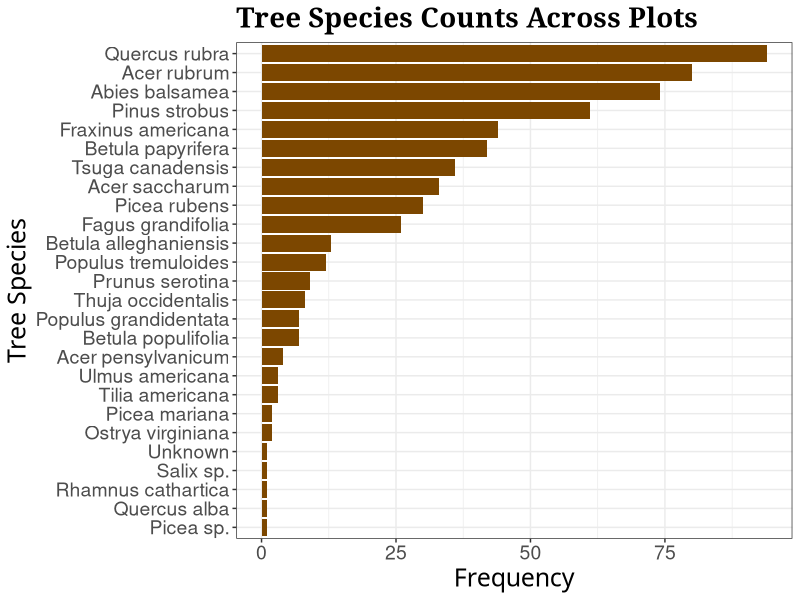
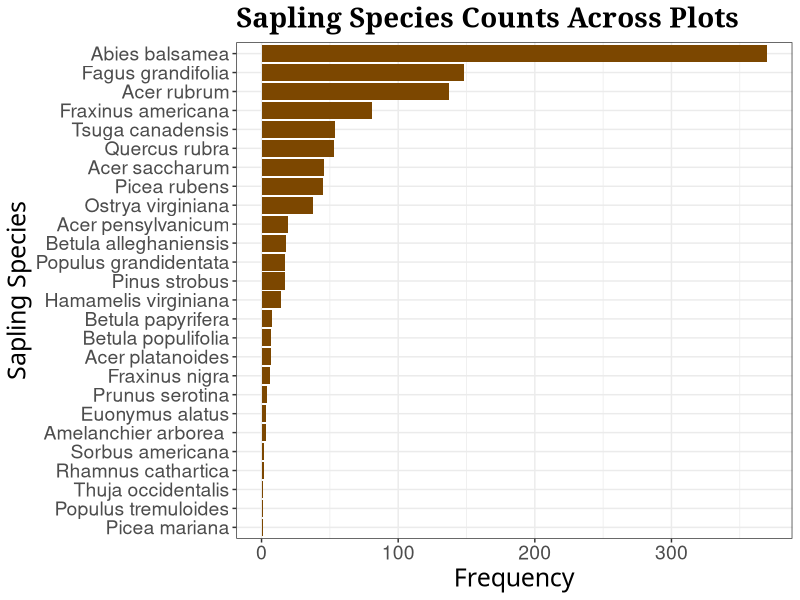
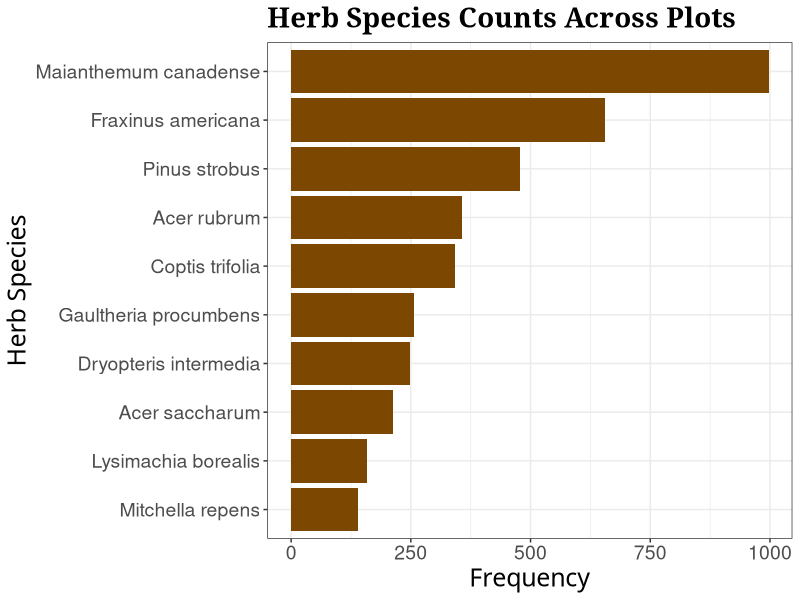
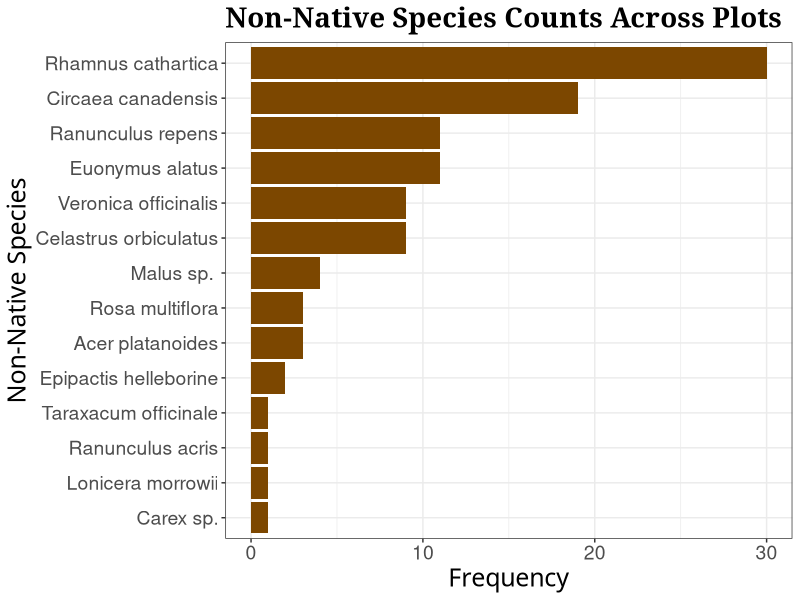

Write the R code that produced these figures, in order.
library(tidyverse)
library(ggplot2)
library(dplyr)
library(gridExtra)



#dev.off()

#reading in the data

soil_chem_df <- read.csv("Site_Data - Soil Chemistry Data.csv") #soil data
site_data_df <- read.csv("Site_Data - Master Data (2).csv") #Master data
trees_df <- read.csv("Site_Data - Tree Composition Data.csv") #Tree data
saplings_df <- read.csv("Site_Data - Sapling Composition Data.csv") #Sapling data
quadrat_df <- read.csv("Site_Data - Quadrat Composition Data.csv") #Quadrat data
species_codes <- read.csv("Site_Data - codes.csv") #species codes and full latin and common names


### cleaning the dataframes

# removing unnecessary rows
soil_chem_df <- soil_chem_df[-(57:68),] 
site_data_df <- site_data_df[-(57:64),] 
species_codes <- species_codes[-(109:112),] 

# adding columns with full latin names

# for all columns
site_data_df_full_names <- site_data_df %>% #site data
  mutate(across(everything(), ~ case_when(as.character(.) %in% species_codes$Code ~ species_codes$Latin_Name[match(as.character(.), species_codes$Code)],
                                          TRUE ~ as.character(.)))) #!(. %in% species_codes$Code)

trees_df_full_names <- trees_df %>% #tree species data
  mutate(across(everything(), ~ case_when(as.character(.) %in% species_codes$Code ~ species_codes$Latin_Name[match(as.character(.), species_codes$Code)],
                                          TRUE ~ as.character(.)))) #!(. %in% species_codes$Code)

saplings_df_full_names <- saplings_df %>% #seedling species data
  mutate(across(everything(), ~ case_when(as.character(.) %in% species_codes$Code ~ species_codes$Latin_Name[match(as.character(.), species_codes$Code)],
                                          TRUE ~ as.character(.)))) #!(. %in% species_codes$Code)

quadrat_df_full_names <- quadrat_df %>% #quadrat species data
  mutate(across(everything(), ~ case_when(as.character(.) %in% species_codes$Code ~ species_codes$Latin_Name[match(as.character(.), species_codes$Code)],
                                          TRUE ~ as.character(.)))) #!(. %in% species_codes$Code)

#making a theme
interactive_theme <- theme_bw() +# White background, black and white theme
  theme(plot.title = element_text(family = "Georgia", face = "bold", size = 20),
        axis.title = element_text(family = "DIN Alternate", size = 18),
        axis.text = element_text(size = 14),
        legend.title = element_text(family = "DIN Alternate", face = "bold", size = 14),
        legend.text = element_text(family = "DIN Alternate", size = 14),
        legend.box.margin = margin(6, 6, 6, 6))

#recoding variables
site_data_df_full_names <- site_data_df_full_names %>% #turning the columns numeric
  mutate(Elevation..m. = as.numeric(Elevation..m.)) %>%
  mutate(Slope = as.numeric(Slope)) %>%
  mutate(Aspect = as.numeric(Aspect)) %>%
  mutate(Temp = as.numeric(Temp)) %>%
  mutate(Temp.C = ((Temp - 32) * 5/9)) %>%
  mutate(Rain.in.last.24..in.hr. = as.numeric(Rain.in.last.24..in.hr.)) %>%
  mutate(Rain.in.last.24..cm.hr. = (Rain.in.last.24..in.hr. * 2.54)) %>%
  mutate(Crown.Density = as.numeric(Crown.Density)) %>%
  mutate(Overstory...cover = as.numeric(Overstory...cover)) %>%
  mutate(Understory...Cover = as.numeric(Understory...Cover)) %>%
  mutate(Herbaceous.Layer...Cover = as.numeric(Herbaceous.Layer...Cover)) %>%
  mutate(Dom.Moss...Cover = as.numeric(Dom.Moss...Cover)) %>%
  mutate(litter.cover..1 = as.numeric(litter.cover..1)) %>%
  mutate(litter.cover..2 = as.numeric(litter.cover..2)) %>%
  mutate(litter.cover..3 = as.numeric(litter.cover..3)) %>%
  mutate(litter.cover..4 = as.numeric(litter.cover..4)) 

#recoding the soil variables
soil_chem_df <- soil_chem_df %>% #turning the columns numeric
  mutate(soil_pH = as.numeric(soil_pH)) %>%
  mutate(buffer_pH = as.numeric(buffer_pH)) %>%
  mutate(NO3.N..mg.kg. = as.numeric(NO3.N..mg.kg.)) %>%
  mutate(P..mg.kg. = P..lb.A./2) %>% #adding the mg.kg instead of lb/A
  mutate(K..mg.kg.. = K..lb.A./2) %>%
  mutate(Mg..mg.kg.. = Mg..lb.A/2) %>%
  mutate(Ca..mg.kg.. = Ca..lb.A/2)

#recoding the tree variables
trees_df_full_names <- trees_df_full_names %>% #turning the columns numeric
  mutate(DBH = as.numeric(DBH)) 

#recoding the understory variables
saplings_df_full_names <- saplings_df_full_names %>% #turning the columns numeric
  mutate(DBH = as.numeric(DBH)) 

#recoding the understory variables
quadrat_df_full_names <- quadrat_df_full_names %>% #turning the columns numeric
  mutate(Count = as.numeric(Count)) 


#trees
tree_counts <- summarize(group_by(trees_df_full_names, Species), count = n(), prop = count/nrow(trees_df_full_names))

ggplot(data = tree_counts, aes(x = reorder(Species, +count), y = count)) +
  geom_col(fill = "#7C4700") +
  labs(x = "Tree Species",
       y = "Frequency",
       title = "Tree Species Counts Across Plots") +
  interactive_theme +
  coord_flip()
  #theme(axis.text.x = element_text(angle = 45, hjust = 1))

#understory plants
sapling_counts <- summarize(group_by(saplings_df_full_names, Species), count = n(), prop = count/nrow(saplings_df_full_names))

ggplot(data = sapling_counts, aes(x = reorder(Species, +count), y = count)) +
  geom_col(fill = "#7C4700") +
  labs(x = "Sapling Species",
       y = "Frequency",
       title = "Sapling Species Counts Across Plots") +
  interactive_theme +
  coord_flip()
#theme(axis.text.x = element_text(angle = 45, hjust = 1))

##herbaceous plants
herb_counts <- summarize(group_by(quadrat_df_full_names, Species), count = sum(Count), prop = count/nrow(quadrat_df_full_names))
herb_counts <- top_n(herb_counts, 10, count) #reording to get top 10
ggplot(data = herb_counts, aes(x = reorder(Species, +count), y = count)) +
  geom_col(fill = "#7C4700") +
  labs(x = "Herb Species",
       y = "Frequency",
       title = "Herb Species Counts Across Plots") +
  interactive_theme +
  coord_flip()
#theme(axis.text.x = element_text(angle = 45, hjust = 1))

##invasive plants

quadrat_df_full_names_invasives <- filter(quadrat_df_full_names, Invasive. == "Y")

invasives_count <- summarize(group_by(quadrat_df_full_names_invasives, Species), count = sum(Count))
view(invasives_count)
ggplot(data = invasives_count, aes(x = reorder(Species, +count), y = count)) +
  geom_col(fill = "#7C4700") +
  labs(x = "Non-Native Species",
       y = "Frequency",
       title = "Non-Native Species Counts Across Plots") +
  interactive_theme +
  coord_flip()

